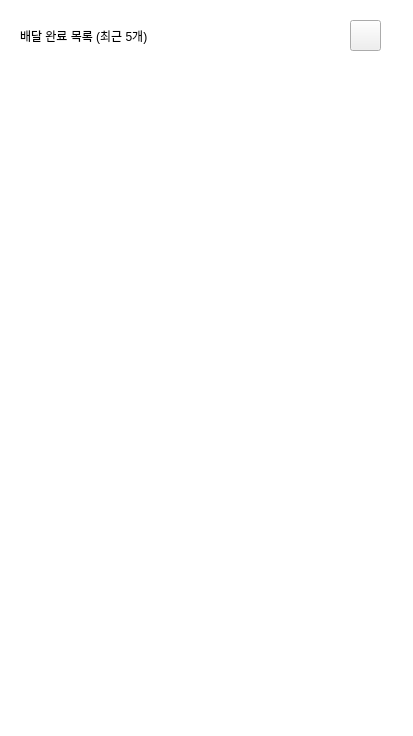
<?xml version="1.0" encoding="UTF-8"?>
<ui version="4.0">
 <class>Form</class>
 <widget class="QWidget" name="Form">
  <property name="geometry">
   <rect>
    <x>0</x>
    <y>0</y>
    <width>413</width>
    <height>736</height>
   </rect>
  </property>
  <property name="windowTitle">
   <string>Form</string>
  </property>
  <widget class="QPushButton" name="btn_f5">
   <property name="geometry">
    <rect>
     <x>350</x>
     <y>20</y>
     <width>31</width>
     <height>31</height>
    </rect>
   </property>
   <property name="styleSheet">
    <string notr="true">font: 9pt &quot;배달의민족 한나체 Pro&quot;;</string>
   </property>
   <property name="text">
    <string/>
   </property>
   <property name="autoRepeatInterval">
    <number>98</number>
   </property>
  </widget>
  <widget class="QLabel" name="ordernum1">
   <property name="geometry">
    <rect>
     <x>20</x>
     <y>110</y>
     <width>151</width>
     <height>31</height>
    </rect>
   </property>
   <property name="styleSheet">
    <string notr="true">background-color: rgb(255, 255, 255);
font: 15pt &quot;배달의민족 한나체 Air&quot;;</string>
   </property>
   <property name="text">
    <string/>
   </property>
  </widget>
  <widget class="QLabel" name="label">
   <property name="geometry">
    <rect>
     <x>0</x>
     <y>0</y>
     <width>481</width>
     <height>801</height>
    </rect>
   </property>
   <property name="styleSheet">
    <string notr="true">background-color: rgb(255, 255, 255);</string>
   </property>
   <property name="text">
    <string/>
   </property>
  </widget>
  <widget class="QLabel" name="ordertime1">
   <property name="geometry">
    <rect>
     <x>180</x>
     <y>110</y>
     <width>221</width>
     <height>31</height>
    </rect>
   </property>
   <property name="styleSheet">
    <string notr="true">background-color: rgb(255, 255, 255);
font: 15pt &quot;배달의민족 한나체 Air&quot;;</string>
   </property>
   <property name="text">
    <string/>
   </property>
  </widget>
  <widget class="QLabel" name="orderplace1">
   <property name="geometry">
    <rect>
     <x>20</x>
     <y>150</y>
     <width>381</width>
     <height>21</height>
    </rect>
   </property>
   <property name="styleSheet">
    <string notr="true">background-color: rgb(255, 255, 255);
font: 15pt &quot;배달의민족 한나체 Pro&quot;;
</string>
   </property>
   <property name="text">
    <string/>
   </property>
  </widget>
  <widget class="QLabel" name="ordermenu1">
   <property name="geometry">
    <rect>
     <x>20</x>
     <y>180</y>
     <width>301</width>
     <height>31</height>
    </rect>
   </property>
   <property name="styleSheet">
    <string notr="true">background-color: rgb(255, 255, 255);
font: 15pt &quot;배달의민족 한나체 Air&quot;;</string>
   </property>
   <property name="text">
    <string/>
   </property>
  </widget>
  <widget class="QLabel" name="ordernum2">
   <property name="geometry">
    <rect>
     <x>20</x>
     <y>230</y>
     <width>151</width>
     <height>31</height>
    </rect>
   </property>
   <property name="styleSheet">
    <string notr="true">background-color: rgb(255, 255, 255);
font: 15pt &quot;배달의민족 한나체 Air&quot;;</string>
   </property>
   <property name="text">
    <string/>
   </property>
  </widget>
  <widget class="QLabel" name="ordertime2">
   <property name="geometry">
    <rect>
     <x>180</x>
     <y>230</y>
     <width>221</width>
     <height>31</height>
    </rect>
   </property>
   <property name="styleSheet">
    <string notr="true">background-color: rgb(255, 255, 255);
font: 15pt &quot;배달의민족 한나체 Air&quot;;</string>
   </property>
   <property name="text">
    <string/>
   </property>
  </widget>
  <widget class="QLabel" name="orderplace2">
   <property name="geometry">
    <rect>
     <x>20</x>
     <y>270</y>
     <width>381</width>
     <height>21</height>
    </rect>
   </property>
   <property name="styleSheet">
    <string notr="true">background-color: rgb(255, 255, 255);
font: 15pt &quot;배달의민족 한나체 Pro&quot;;
</string>
   </property>
   <property name="text">
    <string/>
   </property>
  </widget>
  <widget class="QLabel" name="ordermenu2">
   <property name="geometry">
    <rect>
     <x>20</x>
     <y>300</y>
     <width>301</width>
     <height>31</height>
    </rect>
   </property>
   <property name="styleSheet">
    <string notr="true">background-color: rgb(255, 255, 255);
font: 15pt &quot;배달의민족 한나체 Air&quot;;</string>
   </property>
   <property name="text">
    <string/>
   </property>
  </widget>
  <widget class="QLabel" name="ordernum3">
   <property name="geometry">
    <rect>
     <x>20</x>
     <y>350</y>
     <width>151</width>
     <height>31</height>
    </rect>
   </property>
   <property name="styleSheet">
    <string notr="true">background-color: rgb(255, 255, 255);
font: 15pt &quot;배달의민족 한나체 Air&quot;;</string>
   </property>
   <property name="text">
    <string/>
   </property>
  </widget>
  <widget class="QLabel" name="ordertime3">
   <property name="geometry">
    <rect>
     <x>180</x>
     <y>350</y>
     <width>221</width>
     <height>31</height>
    </rect>
   </property>
   <property name="styleSheet">
    <string notr="true">background-color: rgb(255, 255, 255);
font: 15pt &quot;배달의민족 한나체 Air&quot;;</string>
   </property>
   <property name="text">
    <string/>
   </property>
  </widget>
  <widget class="QLabel" name="ordernum4">
   <property name="geometry">
    <rect>
     <x>20</x>
     <y>470</y>
     <width>151</width>
     <height>31</height>
    </rect>
   </property>
   <property name="styleSheet">
    <string notr="true">background-color: rgb(255, 255, 255);
font: 15pt &quot;배달의민족 한나체 Air&quot;;</string>
   </property>
   <property name="text">
    <string/>
   </property>
  </widget>
  <widget class="QLabel" name="ordernum5">
   <property name="geometry">
    <rect>
     <x>20</x>
     <y>590</y>
     <width>151</width>
     <height>31</height>
    </rect>
   </property>
   <property name="styleSheet">
    <string notr="true">background-color: rgb(255, 255, 255);
font: 15pt &quot;배달의민족 한나체 Air&quot;;</string>
   </property>
   <property name="text">
    <string/>
   </property>
  </widget>
  <widget class="QLabel" name="ordertime4">
   <property name="geometry">
    <rect>
     <x>180</x>
     <y>470</y>
     <width>221</width>
     <height>31</height>
    </rect>
   </property>
   <property name="styleSheet">
    <string notr="true">background-color: rgb(255, 255, 255);
font: 15pt &quot;배달의민족 한나체 Air&quot;;</string>
   </property>
   <property name="text">
    <string/>
   </property>
  </widget>
  <widget class="QLabel" name="ordertime5">
   <property name="geometry">
    <rect>
     <x>180</x>
     <y>590</y>
     <width>221</width>
     <height>31</height>
    </rect>
   </property>
   <property name="styleSheet">
    <string notr="true">background-color: rgb(255, 255, 255);
font: 15pt &quot;배달의민족 한나체 Air&quot;;</string>
   </property>
   <property name="text">
    <string/>
   </property>
  </widget>
  <widget class="QLabel" name="orderplace3">
   <property name="geometry">
    <rect>
     <x>20</x>
     <y>390</y>
     <width>381</width>
     <height>21</height>
    </rect>
   </property>
   <property name="styleSheet">
    <string notr="true">background-color: rgb(255, 255, 255);

font: 15pt &quot;배달의민족 한나체 Pro&quot;;</string>
   </property>
   <property name="text">
    <string/>
   </property>
  </widget>
  <widget class="QLabel" name="ordermenu3">
   <property name="geometry">
    <rect>
     <x>20</x>
     <y>420</y>
     <width>301</width>
     <height>31</height>
    </rect>
   </property>
   <property name="styleSheet">
    <string notr="true">background-color: rgb(255, 255, 255);
font: 15pt &quot;배달의민족 한나체 Air&quot;;</string>
   </property>
   <property name="text">
    <string/>
   </property>
  </widget>
  <widget class="QLabel" name="orderplace4">
   <property name="geometry">
    <rect>
     <x>20</x>
     <y>510</y>
     <width>381</width>
     <height>21</height>
    </rect>
   </property>
   <property name="styleSheet">
    <string notr="true">background-color: rgb(255, 255, 255);
font: 15pt &quot;배달의민족 한나체 Pro&quot;;</string>
   </property>
   <property name="text">
    <string/>
   </property>
  </widget>
  <widget class="QLabel" name="orderplace5">
   <property name="geometry">
    <rect>
     <x>20</x>
     <y>630</y>
     <width>381</width>
     <height>21</height>
    </rect>
   </property>
   <property name="styleSheet">
    <string notr="true">background-color: rgb(255, 255, 255);

font: 15pt &quot;배달의민족 한나체 Pro&quot;;</string>
   </property>
   <property name="text">
    <string/>
   </property>
  </widget>
  <widget class="QLabel" name="ordermenu4">
   <property name="geometry">
    <rect>
     <x>20</x>
     <y>540</y>
     <width>301</width>
     <height>31</height>
    </rect>
   </property>
   <property name="styleSheet">
    <string notr="true">background-color: rgb(255, 255, 255);
font: 15pt &quot;배달의민족 한나체 Air&quot;;</string>
   </property>
   <property name="text">
    <string/>
   </property>
  </widget>
  <widget class="QLabel" name="ordermenu5">
   <property name="geometry">
    <rect>
     <x>20</x>
     <y>660</y>
     <width>301</width>
     <height>31</height>
    </rect>
   </property>
   <property name="styleSheet">
    <string notr="true">background-color: rgb(255, 255, 255);
font: 15pt &quot;배달의민족 한나체 Air&quot;;</string>
   </property>
   <property name="text">
    <string/>
   </property>
  </widget>
  <widget class="QLabel" name="title">
   <property name="geometry">
    <rect>
     <x>20</x>
     <y>20</y>
     <width>291</width>
     <height>31</height>
    </rect>
   </property>
   <property name="styleSheet">
    <string notr="true">background-color: rgb(255, 255, 255);

font: 20pt &quot;배달의민족 한나체 Pro&quot;;</string>
   </property>
   <property name="text">
    <string>배달 완료 목록 (최근 5개)</string>
   </property>
  </widget>
  <zorder>label</zorder>
  <zorder>btn_f5</zorder>
  <zorder>ordernum1</zorder>
  <zorder>ordertime1</zorder>
  <zorder>orderplace1</zorder>
  <zorder>ordermenu1</zorder>
  <zorder>ordernum2</zorder>
  <zorder>ordertime2</zorder>
  <zorder>orderplace2</zorder>
  <zorder>ordermenu2</zorder>
  <zorder>ordernum3</zorder>
  <zorder>ordertime3</zorder>
  <zorder>ordernum4</zorder>
  <zorder>ordernum5</zorder>
  <zorder>ordertime4</zorder>
  <zorder>ordertime5</zorder>
  <zorder>orderplace3</zorder>
  <zorder>ordermenu3</zorder>
  <zorder>orderplace4</zorder>
  <zorder>orderplace5</zorder>
  <zorder>ordermenu4</zorder>
  <zorder>ordermenu5</zorder>
  <zorder>title</zorder>
 </widget>
 <resources/>
 <connections/>
</ui>
